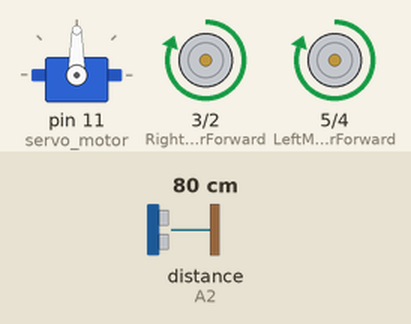
Recording of a sketch running on a simulated Arduino Uno, built with avr-gcc and run on an emulated ATmega328P. Shown: servo, motor-driver pin pairs drawn as motors (green arrow = first pin HIGH = forward, orange = second pin HIGH = backward, longer = more drive). The test bench sets the inputs (shaded band); at power-on: distance to the obstacle (sensor on A2) 80 cm. The echo pulse lasts 58.3 µs per cm.

Above: at 3.9 s.
4.0 s: distance to the obstacle (sensor on A2) set to 23 cm
5.5 s: distance to the obstacle (sensor on A2) set to 19 cm
At 7.1 s:
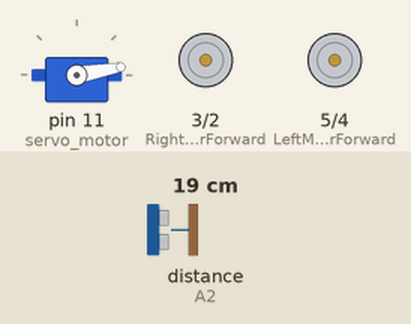
11.5 s: distance to the obstacle (sensor on A2) set to 35 cm
At 12.5 s:
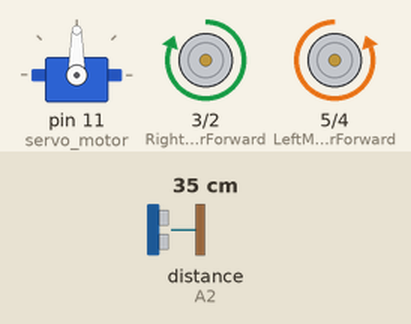
14.1 s: distance to the obstacle (sensor on A2) set to 2 cm
At 16.5 s:
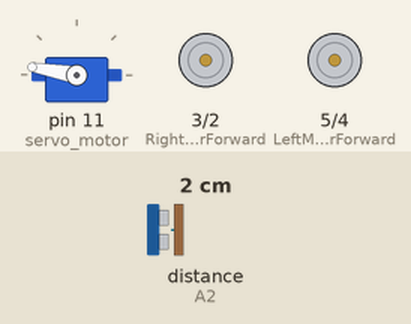
Timing chart, 0 to 18.1 s (numbered marks = the images above; inputs shaded):
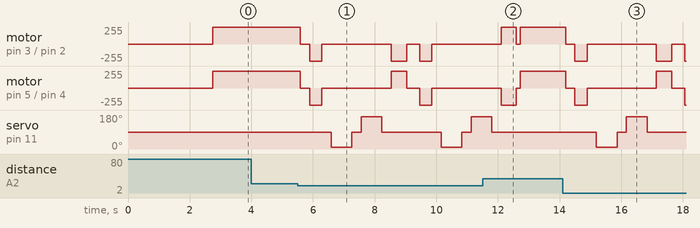

The sketch:

082-Robot-Kit-Obstacle-Avoiding.ino
```cpp
#include <Servo.h>
#include <NewPing.h>

//programa para nuestro L298N control pins
const int LeftMotorForward = 5;
const int LeftMotorBackward = 4;
const int RightMotorForward = 3;
const int RightMotorBackward = 2;

// programacion para los pins del sensor
#define trig_pin A1
#define echo_pin A2

#define maximum_distance 200
boolean goesForward = false;
int distance = 100;

NewPing sonar(trig_pin, echo_pin, maximum_distance); //funcion del sensor
Servo servo_motor; //el nombre de nuestro servo


void setup(){

  pinMode(RightMotorForward, OUTPUT);
  pinMode(LeftMotorForward, OUTPUT);
  pinMode(LeftMotorBackward, OUTPUT);
  pinMode(RightMotorBackward, OUTPUT);

  servo_motor.attach(11); //nuestro pin del servo

  servo_motor.write(90);
  delay(2000);
  distance = readPing();
  delay(100);
  distance = readPing();
  delay(100);
  distance = readPing();
  delay(100);
  distance = readPing();
  delay(100);
}

void loop(){

  int distanceRight = 0;
  int distanceLeft = 0;
  delay(50);

  if (distance <= 20){
    moveStop();
    delay(300);
    moveBackward();
    delay(400);
    moveStop();
    delay(300);
    distanceRight = lookRight();
    delay(300);
    distanceLeft = lookLeft();
    delay(300);

    if (distance >= distanceLeft){
      turnRight();
      moveStop();
    }
    else{
      turnLeft();
      moveStop();
    }
  }
  else{
    moveForward();
  }
    distance = readPing();
}

int lookRight(){
  servo_motor.write(10);
  delay(500);
  int distance = readPing();
  delay(100);
  servo_motor.write(90);
  return distance;
}

int lookLeft(){
  servo_motor.write(170);
  delay(500);
  int distance = readPing();
  delay(100);
  servo_motor.write(90);
  return distance;
  delay(100);
}

int readPing(){
  delay(70);
  int cm = sonar.ping_cm();
  if (cm==0){
    cm=250;
  }
  return cm;
}

void moveStop(){

  digitalWrite(RightMotorForward, LOW);
  digitalWrite(LeftMotorForward, LOW);
  digitalWrite(RightMotorBackward, LOW);
  digitalWrite(LeftMotorBackward, LOW);
}

void moveForward(){

  if(!goesForward){

    goesForward=true;

    digitalWrite(LeftMotorForward, HIGH);
    digitalWrite(RightMotorForward, HIGH);

    digitalWrite(LeftMotorBackward, LOW);
    digitalWrite(RightMotorBackward, LOW);
  }
}

void moveBackward(){

  goesForward=false;

  digitalWrite(LeftMotorBackward, HIGH);
  digitalWrite(RightMotorBackward, HIGH);

  digitalWrite(LeftMotorForward, LOW);
  digitalWrite(RightMotorForward, LOW);

}

void turnRight(){

  digitalWrite(LeftMotorForward, HIGH);
  digitalWrite(RightMotorBackward, HIGH);

  digitalWrite(LeftMotorBackward, LOW);
  digitalWrite(RightMotorForward, LOW);

  delay(500);

  digitalWrite(LeftMotorForward, HIGH);
  digitalWrite(RightMotorForward, HIGH);

  digitalWrite(LeftMotorBackward, LOW);
  digitalWrite(RightMotorBackward, LOW);


}

void turnLeft(){

  digitalWrite(LeftMotorBackward, HIGH);
  digitalWrite(RightMotorForward, HIGH);

  digitalWrite(LeftMotorForward, LOW);
  digitalWrite(RightMotorBackward, LOW);

  delay(500);

  digitalWrite(LeftMotorForward, HIGH);
  digitalWrite(RightMotorForward, HIGH);

  digitalWrite(LeftMotorBackward, LOW);
  digitalWrite(RightMotorBackward, LOW);
}
```

calloc.c
```cpp
#include <stdio.h>
#include <stdlib.h>
int main (){
 int *arreglo, num, cont;
 printf("¿Cuantos elementos tiene el conjunto?\n");
 scanf("%d",&num);
 arreglo = (int *)calloc (num, sizeof(int));
 if (arreglo!=NULL) {
 printf("Vector reservado:\n\t[");
 for (cont=0 ; cont<num ; cont++){
 printf("\t%d",*(arreglo+cont));
 }
 printf("\t]\n");
 printf("Se libera el espacio reservado.\n");
 free(arreglo);
 }
 return 0;
}
```

malloc.c
```cpp
#include <stdio.h>
#include <stdlib.h>
int main (){
 int *arreglo, num, cont;
 printf("¿Cuantos elementos tiene el conjunto?\n");
 scanf("%d",&num);
 arreglo = (int *)malloc (num * sizeof(int));
 if (arreglo!=NULL) {
 printf("Vector reservado:\n\t[");
 for (cont=0 ; cont<num ; cont++){
 printf("\t%d",*(arreglo+cont));
 }
 printf("\t]\n");
 printf("Se libera el espacio reservado.\n");
 free(arreglo);
 }
 return 0;
}
```

realloc.c
```cpp
#include <stdio.h>
#include <stdlib.h>
int main (){
 int *arreglo, *arreglo2, num, cont;
 printf("¿Cuántos elementos tiene el conjunto?\n");
 scanf("%d",&num);
 arreglo = (int *)malloc (num * sizeof(int));
 if (arreglo!=NULL) {
 for (cont=0 ; cont < num ; cont++){
 printf("Inserte el elemento %d del conjunto.\n",cont+1);
 scanf("%d",(arreglo+cont));
 }
 printf("Vector insertado:\n\t[");
 for (cont=0 ; cont < num ; cont++){
 printf("\t%d",*(arreglo+cont));
 }
 printf("\t]\n");
 printf("Aumentando el tamaño del conjunto al doble.\n");
 num *= 2;
 arreglo2 = (int *)realloc (arreglo,num*sizeof(int));
 if (arreglo2 != NULL) {
 arreglo = arreglo2;
 for (; cont < num ; cont++){
 printf("Inserte el elemento %d del conjunto.\n",cont+1);
 scanf("%d",(arreglo2+cont));
 }
 printf("Vector insertado:\n\t[");
 for (cont=0 ; cont < num ; cont++){
 printf("\t%d",*(arreglo2+cont));
 }
 printf("\t]\n");
 }
 free (arreglo);
 }
 return 0;
}
```

Measured:
- the behaviour switches between 21 and 20 cm on distance to the obstacle (sensor on A2) (found by bisection; images 0 and 1)
- after the input at 4.0 s, every drawn part: stays the same
- after the input at 11.5 s, servo on pin 11 (servo_motor): goes on until 11.8 s, then stays 90°
